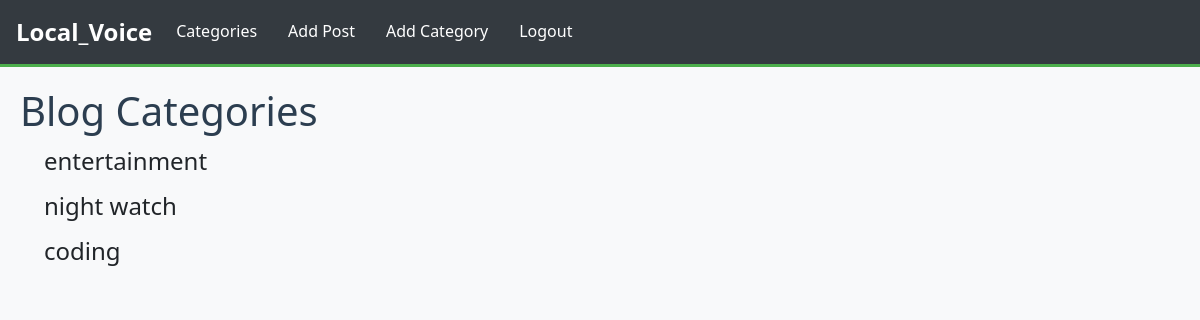
/category-list/ (signed in), run on the app's committed database.
### Local_Voice/models.py (models this page shows, shortened)
class Category(models.Model):
    name = models.CharField(max_length=255)
    def __str__(self):
        return self.name

### Local_Voice/views.py (the view)
# urls.py: path('category-list/', CategoryListView, name='category-list'),
def CategoryListView(request):
    cat_menu_list = Category.objects.all()
    return render(request, 'category_list.html', {'cat_menu_list':cat_menu_list})

### Local_Voice/templates/category_list.html (shortened to what this page needs)
{% extends 'base.html' %}
{% block content %}
    <h1>Blog Categories</h1>
    {% for item in cat_menu_list %}
        <h4><a class="dropdown-item" href="{% url 'category' item|slugify %}">
            {{ item }}</a></h4>
    {% endfor %}
{% endblock %}

### static/css/styles.css (style rules this page uses)
body { font-family: 'Segoe UI', Tahoma, Geneva, Verdana, sans-serif; background-color: #f8f9fa; color: #333; margin: 0; padding: 0; line-height: 1.6; }
h1, h2, h3, h4, h5, h6 { color: #2c3e50; }

### data on the page
Category: name "entertainment"
Category: name "night watch"
Category: name "coding"
